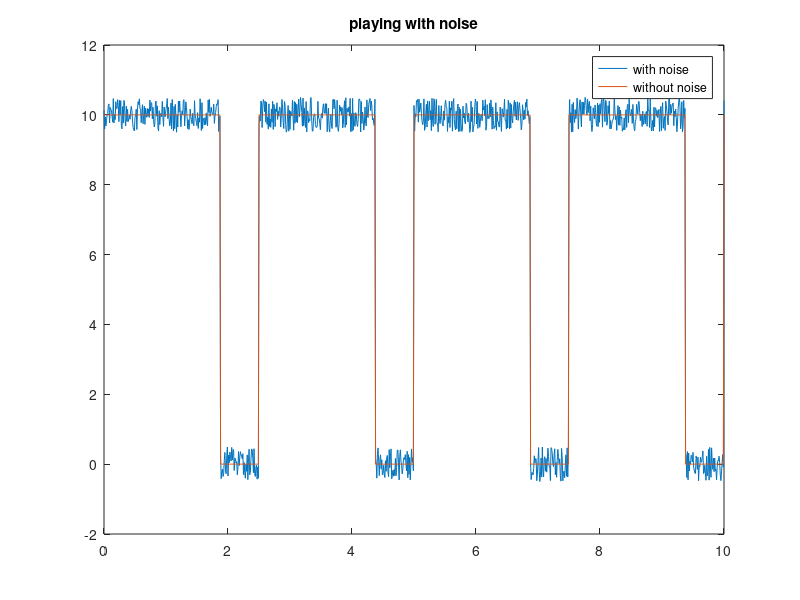

This chart was generated by the following MATLAB code:
domain = 0:0.01:10;

signal = @(x) 10 - 10*floor(mod(floor(x/0.625),4)/3);
noise = rand(1,1001).*-1 + 0.5;
dist_sig = signal(domain) + noise; 
plot(domain, dist_sig);
hold on;
plot(domain,signal(domain));
hold off;
title('playing with noise');
legend('with noise','without noise');